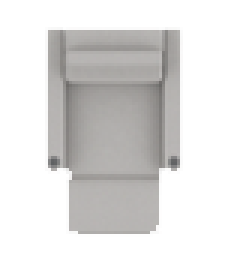
#> input picture vspfiles/1L.png, 75 x 85 px (shown 3 times larger)
$ python -i fetch_saranoni_variant_import_images.py   (imports and definitions only)
#> lines starting #> are read from the running program, lines starting #| are printed output that depends on the picture
"""Download Saranoni variant T/S images from catalog import packs into vspfiles/photos/."""
from __future__ import annotations

import argparse
import csv
import io
import re
import urllib.request
from pathlib import Path

try:
    from PIL import Image
except ImportError as exc:
    raise SystemExit("Pillow required: pip install Pillow") from exc

ROOT = Path(__file__).resolve().parents[1]
IMPORT_ROOT = ROOT / "catalog" / "saranoni-imports"
DEST = ROOT / "vspfiles" / "photos"

SWATCH = 320
MAIN_MAX = 1946
JPEG_QUALITY = 93


# [4 lines left out: function fetch, not called in this run]


def shopify_url(url: str, width: int) -> str:
    base = url.split("?")[0]
    return f"{base}?width={width}"


# [6 lines left out: function save_main, not called in this run]


def save_swatch(main_path: Path, dest: Path) -> None:
#> called with main_path = '../vspfiles/1L.png', dest = 'out.png'
    with Image.open(main_path) as im:
#> im is the input picture: PIL image 75x85 RGBA; mean R, G, B, A 216.7, 215.6, 214.6, 107.6
        im = im.convert("RGB") if im.mode not in ("RGB", "L") else im
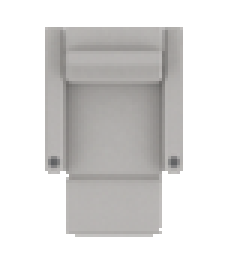
#> im: PIL image 75x85 RGB (shown 3 times larger); mean R, G, B 216.7, 215.6, 214.6
        w, h = im.size
#> w = 75; h = 85
        side = min(w, h)
#> side = 75
        left = (w - side) // 2
#> left = 0
        top = (h - side) // 2
#> top = 5
        im = im.crop((left, top, left + side, top + side))
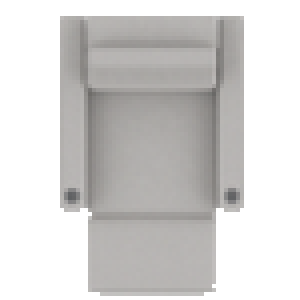
#> im: PIL image 75x75 RGB (shown 4 times larger); mean R, G, B 211.6, 210.3, 209.3
        im = im.resize((SWATCH, SWATCH), Image.Resampling.LANCZOS)
#> im: PIL image 320x320 RGB
        im.save(dest, "JPEG", quality=88, optimize=True)


# [64 lines left out: functions iter_variant_rows, process_row, main, not called in this run]


# [2 lines not run here, left out]

>>> result = save_swatch('../vspfiles/1L.png', 'out.png')

$ run again, on vspfiles/5L.png
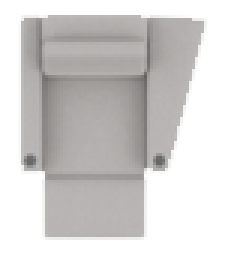
#> input picture vspfiles/5L.png, 75 x 85 px (shown 3 times larger)
#> in save_swatch, im is the input picture: PIL image 75x85 RGBA; mean R, G, B, A 206.1, 204.6, 203.4, 144.2
#> in save_swatch, `im = im.convert("RGB") if im.mode not in ("RGB", "L") else im`:
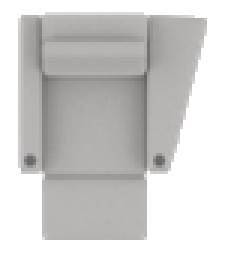
#> im: PIL image 75x85 RGB (shown 3 times larger); mean R, G, B 206.1, 204.6, 203.4
#> in save_swatch, `im = im.crop((left, top, left + side, top + side))`:
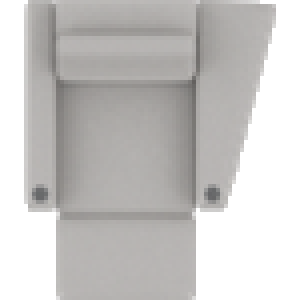
#> im: PIL image 75x75 RGB (shown 4 times larger); mean R, G, B 199.7, 198.1, 196.7

$ run again, on vspfiles/6L.png
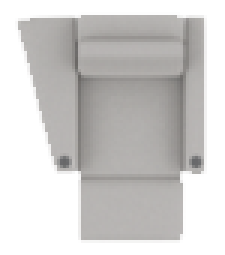
#> input picture vspfiles/6L.png, 75 x 85 px (shown 3 times larger)
#> in save_swatch, im is the input picture: PIL image 75x85 RGBA; mean R, G, B, A 204.7, 203.2, 201.9, 147.9
#> in save_swatch, `im = im.convert("RGB") if im.mode not in ("RGB", "L") else im`:
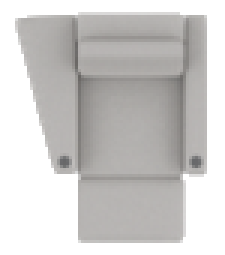
#> im: PIL image 75x85 RGB (shown 3 times larger); mean R, G, B 204.7, 203.2, 201.9
#> in save_swatch, `im = im.crop((left, top, left + side, top + side))`:
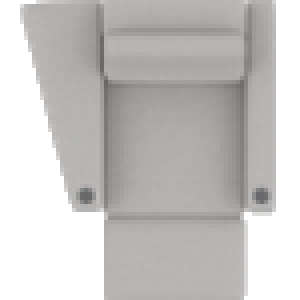
#> im: PIL image 75x75 RGB (shown 4 times larger); mean R, G, B 198.6, 196.9, 195.5

$ run again, on vspfiles/7L.png
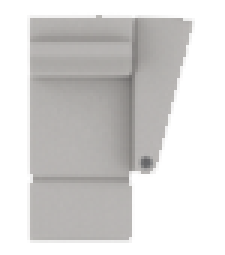
#> input picture vspfiles/7L.png, 75 x 85 px (shown 3 times larger)
#> in save_swatch, im is the input picture: PIL image 75x85 RGBA; mean R, G, B, A 208.3, 207, 205.9, 131
#> in save_swatch, `im = im.convert("RGB") if im.mode not in ("RGB", "L") else im`:
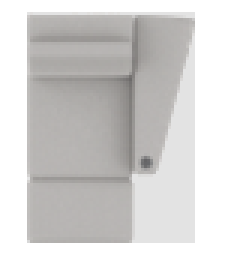
#> im: PIL image 75x85 RGB (shown 3 times larger); mean R, G, B 208.3, 207, 205.9
#> in save_swatch, `im = im.crop((left, top, left + side, top + side))`:
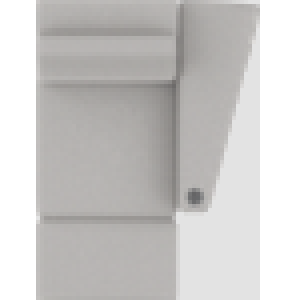
#> im: PIL image 75x75 RGB (shown 4 times larger); mean R, G, B 202.9, 201.4, 200.2
